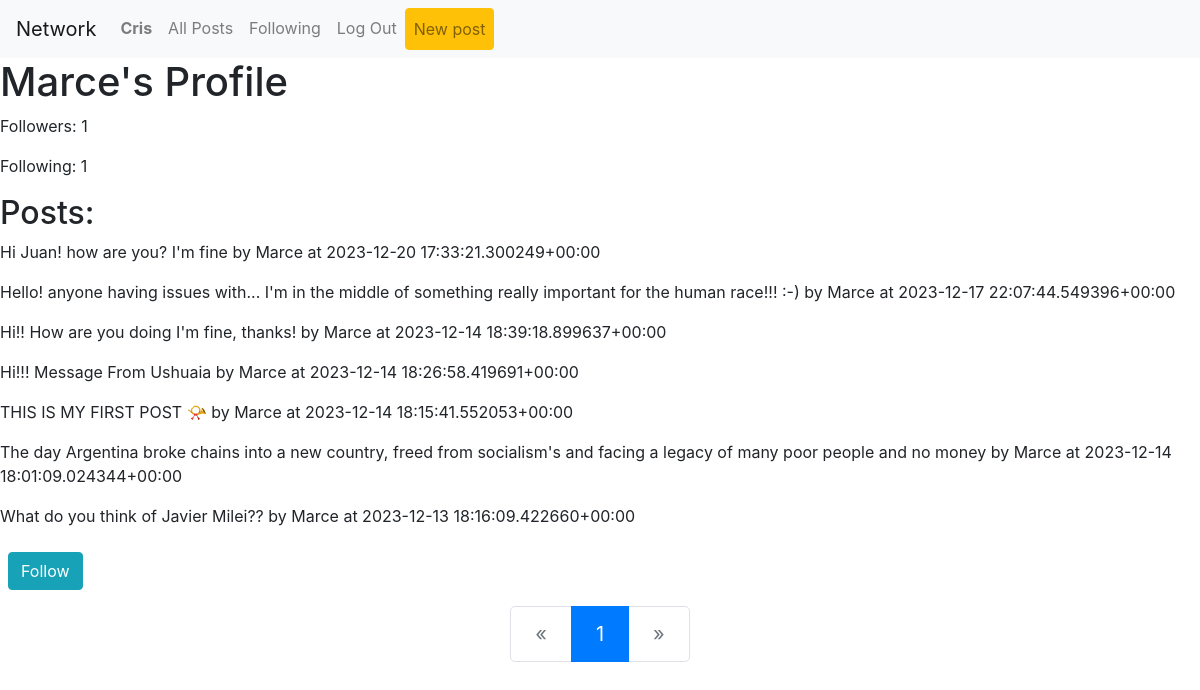
Page /profile/Marce (signed in) on the earlier database version.
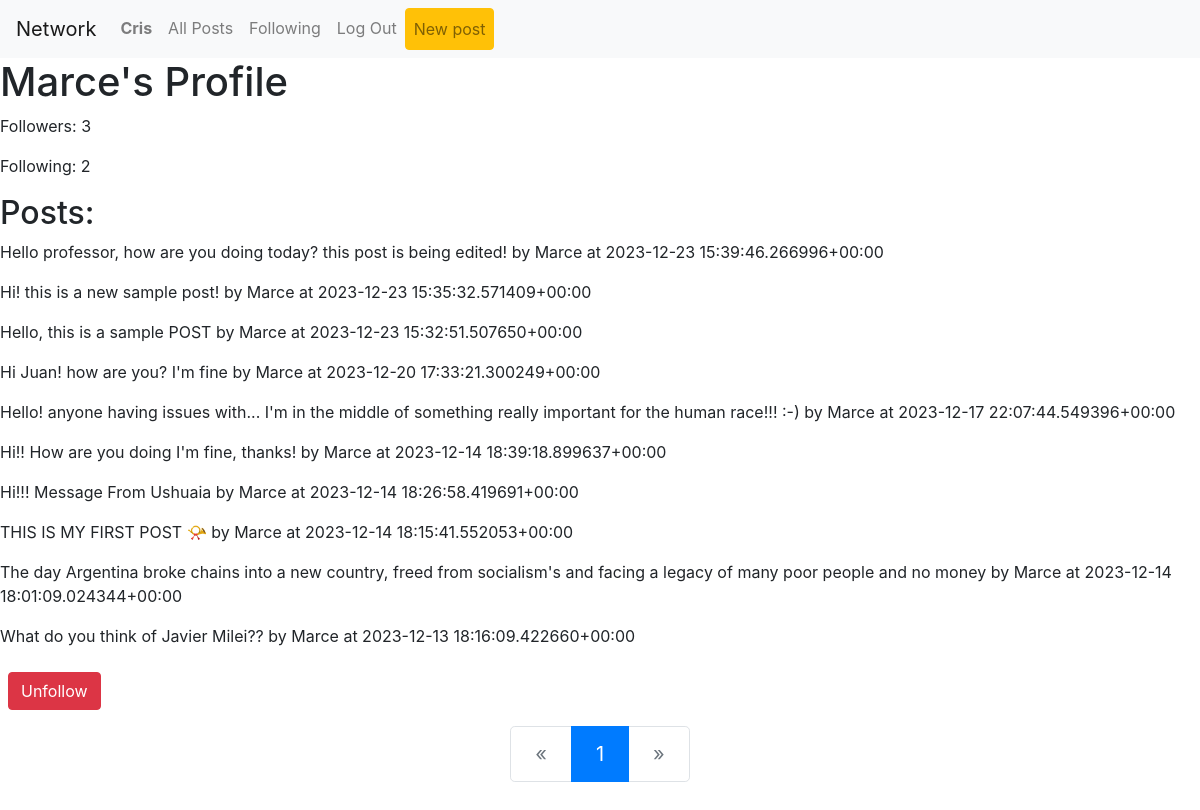
Same page on the later database version.
### network/models.py (models this page shows, shortened)
class User(AbstractUser):
    pass
    def __str__(self):
        return f"{self.username}"

class UserProfile(models.Model):
    user = models.ForeignKey(User, on_delete=models.CASCADE)
    followers = models.ManyToManyField(User, blank=True, related_name="followers")
    following_users = models.ManyToManyField(User, blank=True, related_name="following_users")

class Post(models.Model):
    post = models.CharField(max_length=280, null=True, blank=True)
    created_by = models.ForeignKey(User, on_delete=models.CASCADE)
    created_date = models.DateTimeField(auto_now_add=True)
    likes = models.ManyToManyField(User, blank=True, related_name="liked_user", verbose_name="Likes")
    def __str__(self):
        return f"{self.post} by {self.created_by} at {self.created_date}"

### network/views.py (the view)
# urls.py: path('profile/<str:username>', views.user_profile_view, name='profile'),
def user_profile_view(request, username):
    if(request.user.is_authenticated):
        user = get_object_or_404(User, username=username)
        user_profile = UserProfile.objects.get(user=user)
        posts = Post.objects.filter(created_by=user).order_by('-created_date')
        paginator = Paginator(posts, 10)
        if request.GET.get("page") != None:
            try:
                posts = paginator.page(request.GET.get("page"))
            except:
                posts = paginator.page(1)
        else:
            posts = paginator.page(1)
        current_profile = UserProfile.objects.get(user=request.user)
        followed = current_profile.following_users.filter(username=username).exists()
        print(followed)
        context = {
            'username':username,
            'user_profile': user_profile,
            'posts': posts,
            'followed': followed,
        }
        return render(request, 'network/profile.html', context)
    else:
        login_url = reverse('network:login')
        return redirect(login_url)

### network/templates/network/profile.html (shortened to what this page needs)
{% extends "network/layout.html" %}
{% block body %}
<h1>{{ username }}'s Profile</h1>
<p>Followers: {{ user_profile.followers.count }}</p>
<p>Following: {{ user_profile.following_users.count }}</p>
<h2>Posts:</h2>
{% for post in posts %}
    <p>{{ post }}</p>
{% endfor %}
<form method="POST" action="{% url 'network:follow_profile' %}">
    <button type="submit" name="add_follow" value="1" class="btn {% if followed %}btn-danger{% else %}btn-info{% endif %} mt-2 ml-2">
        {% if not followed %}
            Follow
        {% else %}
            Unfollow
        {% endif %}
    </button>
</form>
<div class="d-flex justify-content-center my-3">
    <nav aria-label="Page navigation">
        <ul class="pagination pagination-lg">
            {% if posts.has_previous %}
            <li class="page-item">
                <a class="page-link" href="?page={{ posts.previous_page_number }}" aria-label="Previous">
                    <span aria-hidden="true">&laquo;</span>
                    <span class="sr-only">Previous</span>
                </a>
            </li>
            {% else %}
            <li class="page-item disabled">
                <a class="page-link" href="#" aria-label="Previous">
                    <span aria-hidden="true">&laquo;</span>
                </a>
            </li>
            {% endif %}
            {% for i in posts.paginator.page_range %}
            <li class="page-item {% if i == posts.number %}active{% endif %}">
                <a class="page-link" href="?page={{ i }}">{{ i }}</a>
            </li>
            {% endfor %}
            {% if posts.has_next %}
            <li class="page-item">
                <a class="page-link" href="?page={{ posts.next_page_number }}" aria-label="Next">
                    <span aria-hidden="true">&raquo;</span>
                    <span class="sr-only">Next</span>
                </a>
            </li>
            {% else %}
            <li class="page-item disabled">
                <a class="page-link" href="#" aria-label="Next">
                    <span aria-hidden="true">&raquo;</span>
                </a>
            </li>
            {% endif %}
        </ul>
    </nav>
</div>
{% endblock %}

### network/templates/network/layout.html (shortened to what this page needs)
{% load static %}
<!DOCTYPE html>
<html lang="en">
    <head>
        <link rel="stylesheet" href="https://stackpath.bootstrapcdn.com/bootstrap/4.4.1/css/bootstrap.min.css">
        <link href="{% static 'network/styles.css' %}" rel="stylesheet">
    </head>
    <body>
        <nav class="navbar navbar-expand-lg navbar-light bg-light">
            <a class="navbar-brand" href="#">Network</a>
            <div>
              <ul class="navbar-nav mr-auto">
                {% if user.is_authenticated %}
                    <li class="nav-item">
                        <a class="nav-link" href="{% url 'network:profile' request.user.username %}"><strong>{{ user.username }}</strong></a>
                    </li>
                {% endif %}
                <li class="nav-item">
                  <a class="nav-link" href="{% url 'network:allposts' %}">All Posts</a>
                </li>
                {% if user.is_authenticated %}
                    <li class="nav-item">
                        <a class="nav-link" href="{% url 'network:following' %}">Following</a>
                    </li>
                    <li class="nav-item">
                        <a class="nav-link" href="{% url 'network:logout' %}">Log Out</a>
                    </li>
                    <li class="nav-item">
                        <a class="nav-link btn btn-warning" href="{% url 'network:create' %}">New post</a>
                    </li>
                {% endif %}
              </ul>
            </div>
          </nav>
        <div class="body">
            {% block body %}
            {% endblock %}
        </div>
    </body>
</html>

Differences in the rows shown:
computed for UserProfile: followers.count "1" → "3"; following_users.count "1" → "2"
added Post: post+created_by+created_date "Hello professor, how are you doing today? this post is being edited! by Marce at 2023-12-23 15:39:46.266996+00:00"
added Post: post+created_by+created_date "Hi! this is a new sample post! by Marce at 2023-12-23 15:35:32.571409+00:00"
added Post: post+created_by+created_date "Hello, this is a sample POST by Marce at 2023-12-23 15:32:51.507650+00:00"
Other differences:
text no longer shown: "Follow"
text now shown: "Unfollow"
